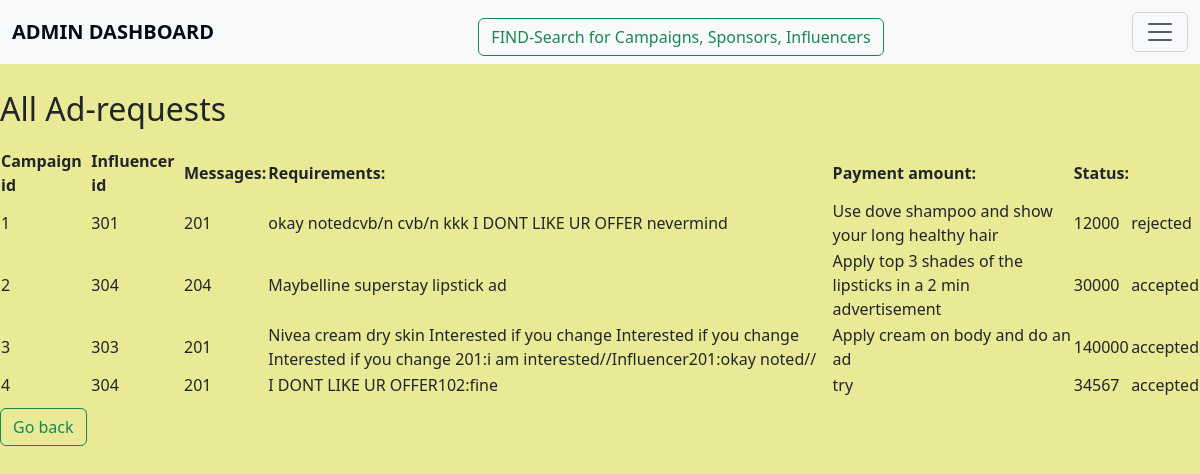
Page /adrequests on the earlier database version.
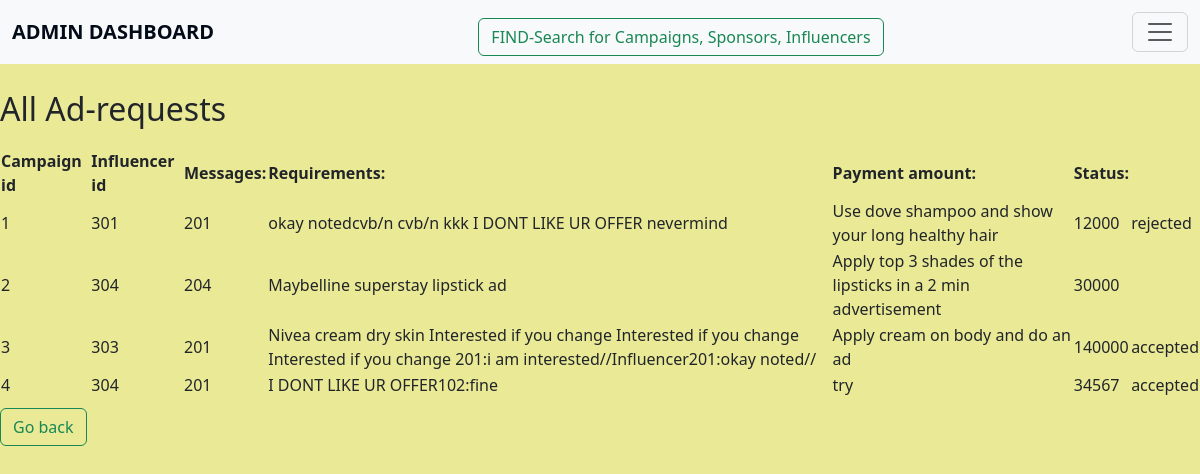
Same page on the later database version.
### application/models.py (models this page shows, shortened)
class Adrequest(db.Model):
    __tablename__="adrequest"
    adreq_id=db.Column(db.Integer,primary_key=True,nullable=False)
    inf_id=db.Column(db.Integer,db.ForeignKey("influencer.inf_id"),nullable=False)
    camp_id=db.Column(db.Integer,db.ForeignKey("campaign.camp_id"),nullable=False)
    messages=db.Column(db.String)
    requirements=db.Column(db.String)
    pay_amount=db.Column(db.Integer,nullable=False)
    status=db.Column(db.String,nullable=False)

### application/controllers.py (the view)
@app.route("/adrequests",methods=["GET"])
def adrequests():
    adreq=Adrequest.query.all()
    return render_template('adrequests.html',adreq=adreq)

### templates/adrequests.html (shortened to what this page needs)
<!DOCTYPE html>
<html lang="en">
<head>
    <link href="https://cdn.jsdelivr.net/npm/bootstrap@5.3.3/dist/css/bootstrap.min.css" rel="stylesheet">
</head>
<body>
    <nav class="navbar bg-body-tertiary fixed-top">
        <div class="container-fluid">
            <a class="navbar-brand" href="/">ADMIN DASHBOARD</a>
            <a href="find_details"><button class="btn btn-outline-success" type="button">FIND-Search for Campaigns, Sponsors, Influencers</button></a>
            <button class="navbar-toggler" type="button" data-bs-toggle="offcanvas" data-bs-target="#offcanvasNavbar" aria-controls="offcanvasNavbar" aria-label="Toggle navigation">
                <span class="navbar-toggler-icon"></span>
            </button>
        </div>
    </nav>
    <h2>All Ad-requests</h2>
    <table id="all-Adrequests">
        <tr>
            <th>Campaign id</th>
            <th>Influencer id</th>
            <th>Messages:</th>
            <th>Requirements:</th>
            <th>Payment amount:</th>
            <th>Status:</th>
        </tr>
        {%for i in adreq%}
            <tr>
                <td>{{i.adreq_id}}</td>
                <td>{{i.camp_id}}</td>
                <td>{{i.inf_id}}</td>
                <td>{{i.messages}}</td>
                <td>{{i.requirements}}</td>
                <td>{{i.pay_amount}}</td>
                <td>{{i.status}}</td>
            </tr>
        {%endfor%}
    </table>
    <td> <a href="{{url_for('admin_dashboard') }}"><button class="btn btn-outline-success" type="button">Go back</button></a></td>
</body>
</html>

### templates/adrequests.html (style rules this page uses)
body { padding-top: 70px; background-color: #eaea96; }
h1, h2 { margin-top: 20px; }
table { margin-top: 20px; }
.navbar-brand { font-weight: bold; }
.navbar, .offcanvas-header, .offcanvas-body { background-color: #f0f2ec; }
.navbar-brand, .nav-link, .offcanvas-title { color: #020b17; }
.btn-primary, .btn-outline-success { margin-top: 10px; }

Differences in the rows shown:
changed Adrequest "Maybelline superstay lipstick ad": status "accepted" → (not shown)
